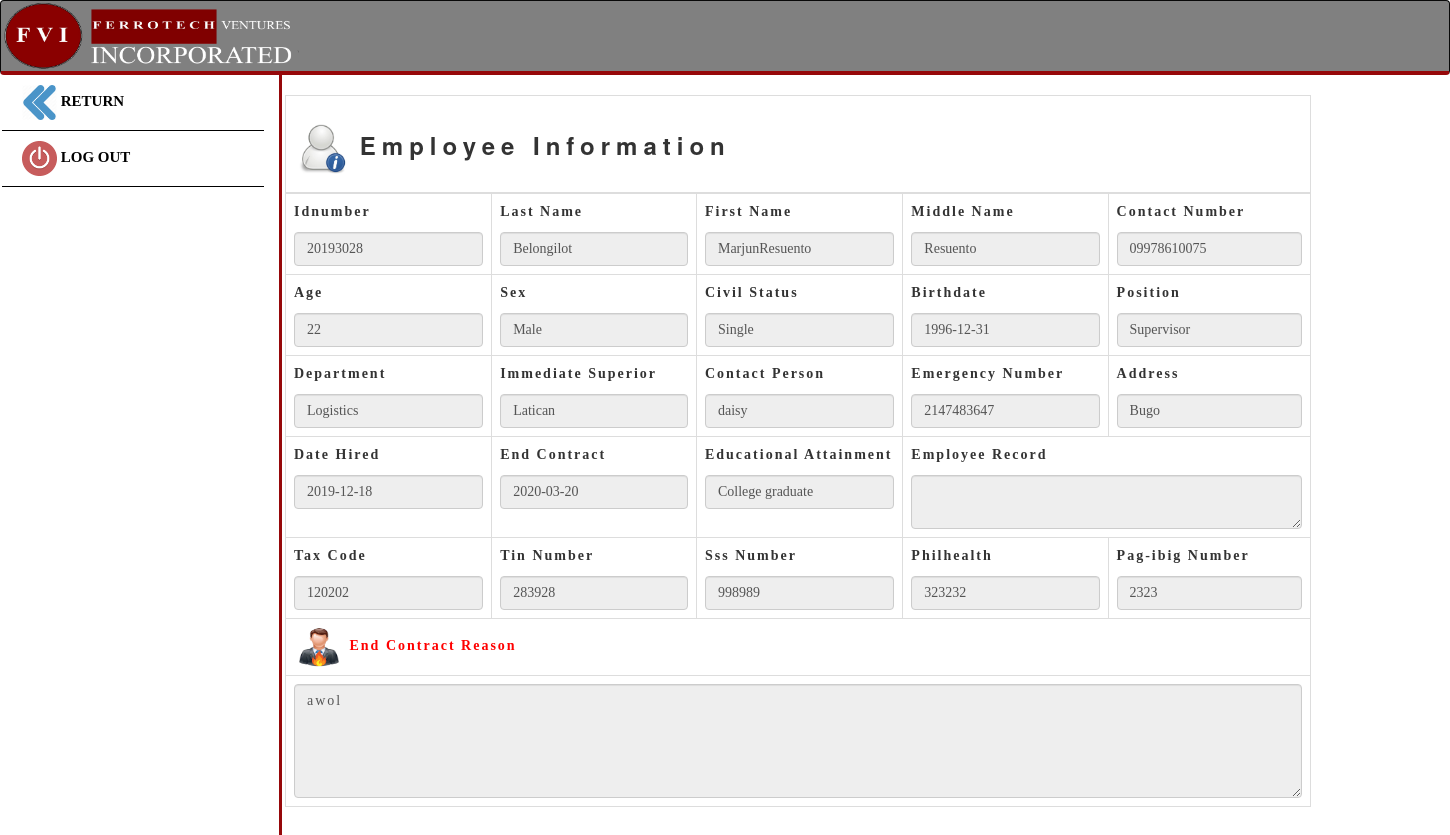
The page /endconview.php?id=20193028 (signed in) on the database its author committed.
### tables this page shows
CREATE TABLE `tbl_applicants` (
  `ID` int(11) NOT NULL,
  `a_id` text NOT NULL,
  `a_fname` varchar(26) NOT NULL,
  `a_lname` varchar(26) NOT NULL,
  `a_mname` varchar(26) NOT NULL,
  `a_gender` varchar(6) NOT NULL,
  `a_civilStatus` varchar(10) NOT NULL,
  `a_contactNumber` varchar(15) NOT NULL,
  `a_religion` varchar(100) NOT NULL,
  `a_birthday` date NOT NULL,
  `a_age` int(2) NOT NULL,
  `a_region` varchar(255) NOT NULL,
  `a_provine` varchar(255) NOT NULL,
  `a_city` varchar(255) NOT NULL,
  `a_brgy` varchar(255) NOT NULL,
  `a_education` varchar(255) NOT NULL,
  `a_masters` varchar(255) NOT NULL,
  `a_empRecords` varchar(255) NOT NULL,
  `a_dateApplied` date NOT NULL,
  `a_position` varchar(255) NOT NULL,
  `a_dateApproved` date NOT NULL,
  `a_status` text NOT NULL
);

CREATE TABLE `tbl_applicant_field` (
  `ID` int(11) NOT NULL,
  `a_id` text NOT NULL,
  `a_superior` varchar(255) NOT NULL,
  `a_department` varchar(255) NOT NULL,
  `a_contactPerson` varchar(26) NOT NULL,
  `a_contactPersonNum` int(11) NOT NULL,
  `a_tax` varchar(255) NOT NULL,
  `a_tin` varchar(255) NOT NULL,
  `a_sss` varchar(255) NOT NULL,
  `a_pagibin` varchar(255) NOT NULL,
  `a_philHealth` varchar(255) NOT NULL,
  `a_dateHired` date NOT NULL,
  `a_dateEnd` date NOT NULL
);

CREATE TABLE `tbl_end_contract` (
  `ID` int(11) NOT NULL,
  `a_id` text NOT NULL,
  `a_reason` text NOT NULL
);

### endconview.php (the view, shortened to what this page needs)
<?php
$id=$_GET['id'];
?>
<!DOCTYPE html>
<html>
  <head>
     <link rel="stylesheet" href="Bootstrap_Files/libs/bootstrap/css/bootstrap.min.css" />
     	<link rel="stylesheet" type="text/css" href="css/sidebar.css">
  </head>
<body>
<nav class="navbar navbar-inverse" style="background-color:gray;border-bottom:4px solid rgb(150, 8, 10);">
  <div class="container-fluid">
    <img style="margin-left: -1%;" src="images/header.png" width="300px" height="70px">
  </div>
</nav>
<div class="sidebar col-sm-12 col-md-12 col-lg-6" style="margin-top:-20px;font-family: 'Calibri'">
 	 <a style="text-decoration: none;">
    <a href="endcon_list.php" style="text-decoration: none;">
    <li><span><img src="images/RETURN.png" height="35px"></span> RETURN </li></a>
 	 <a type="button" data-toggle="modal" data-target="#logout" style="text-decoration: none;"><li><span><img src="images/off.png" height="35px"></span> LOG OUT</li></a>
</div>
	<?php
        $table_list_query = mysql_query("SELECT * from tbl_applicants where a_id = '$id'");
        $table_list_rows = mysql_fetch_array($table_list_query);
        $table_list_query_1 = mysql_query("SELECT * from tbl_applicant_field where a_id ='$id'");
		$table_list_rows_1 = mysql_fetch_array($table_list_query_1);
		$table_list_query_2 = mysql_query("SELECT * from tbl_end_contract where a_id ='$id'");
		$table_list_rows_2 = mysql_fetch_array($table_list_query_2);
    ?>
<form method="POST">
  <div class="container" style="margin-left:270px;>
    <div class="container" id="div-id-name" >
		<table class="table table-bordered" style="width:90%;">
 			<thead>
				<tr>
      				<th colspan="6" style="letter-spacing: 6px;">
      						<h3 style=" font-weight: bold; margin-left:3px;"><img src="images/emp_info.jpeg" height="50px" width="50px"> Employee Information </h3>
      				</th>
				</tr>
			</thead>
			<tbody>
				<tr style="font-family: oblique;">
					<td><p style="font-weight:bold;letter-spacing:2px">Idnumber</p><input class="form-control" type="text" name="idnumber" value="<?php echo $table_list_rows['a_id']; ?>" readonly></input></td>
					<td><p style="font-weight:bold;letter-spacing:2px">Last Name</p><input class="form-control" type="text" value="<?php echo $table_list_rows['a_lname']; ?>" readonly></input></td>
					<td><p style="font-weight:bold;letter-spacing:2px">First Name</p><input class="form-control" type="text" readonly name="firstname" value="<?php echo $table_list_rows['a_fname']; ?>" ></input></td>
					<td><p style="font-weight:bold;letter-spacing:2px">Middle Name</p><input class="form-control" type="text" name="middlename" value="<?php echo $table_list_rows['a_mname']; ?>" readonly></input></td>
						<td><p style="font-weight:bold;letter-spacing:2px">Contact Number</p><input class="form-control" type="text"  name="contactnum" value="<?php echo $table_list_rows['a_contactNumber']; ?>" readonly></input></td>
				</tr>
				<tr style="font-family: oblique;">
					<td><p style="font-weight:bold;letter-spacing:2px">Age</p><input class="form-control" type="text" name="age" value="<?php echo $table_list_rows['a_age']; ?>" readonly></input></td>
					<td><p style="font-weight:bold;letter-spacing:2px">Sex</p><input class="form-control" type="text"  name="sex" value="<?php echo $table_list_rows['a_gender']; ?>" readonly></input></td>
					<td><p style="font-weight:bold;letter-spacing:2px">Civil Status</p><input class="form-control" type="text" name="status" value="<?php echo $table_list_rows['a_civilStatus']; ?>" readonly></input></td>
					<td><p style="font-weight:bold;letter-spacing:2px">Birthdate</p><input class="form-control" type="text" name="birthday" value="<?php echo $table_list_rows['a_birthday']; ?>" readonly></input></td>
<td><p style="font-weight:bold;letter-spacing:2px">Position</p><input class="form-control" type="text" name="position" value="<?php echo $table_list_rows['a_position']; ?>" readonly></input></td>
				</tr>
				<tr style="font-family: oblique;">
					<td><p style="font-weight:bold;letter-spacing:2px">Department</p><input class="form-control" type="text" name="department" value="<?php echo $table_list_rows_1['a_department']; ?>" readonly></input></td>
					<td><p style="font-weight:bold;letter-spacing:2px">Immediate Superior</p><input class="form-control" type="text" name="immediatesuperior" value="<?php echo $table_list_rows_1['a_superior']; ?>" readonly></input></td>
					<td><p style="font-weight:bold;letter-spacing:2px">Contact Person</p><input class="form-control" type="text" name="contactperson" value="<?php echo $table_list_rows_1['a_contactPerson']; ?>" readonly></input></td>
					<td><p style="font-weight:bold;letter-spacing:2px">Emergency Number</p><input class="form-control" type="text" name="contactnumber" value="<?php echo $table_list_rows_1['a_contactPersonNum']; ?>" readonly></input></td>
					<td><p style="font-weight:bold;letter-spacing:2px">Address</p><input class="form-control" type="text" name="address" value="<?php echo $table_list_rows['a_brgy']; ?>" readonly></input></td>
				</tr>
				<tr style="font-family: oblique;">
					<td><p style="font-weight:bold;letter-spacing:2px">Date Hired</p><input class="form-control" type="text" name="datehired" value="<?php echo $table_list_rows_1['a_dateHired']; ?>" readonly></input></td>
					<td><p style="font-weight:bold;letter-spacing:2px">End Contract</p><input class="form-control" type="text" name="endcon" value="<?php echo $table_list_rows_1['a_dateEnd']; ?>" readonly></input></td>
					<td><p style="font-weight:bold;letter-spacing:2px">Educational Attainment</p><input class="form-control" type="text"  name="educationalattainment" value="<?php echo $table_list_rows['a_education']; ?>" readonly></input></td>
					<td colspan="2"><p style="font-weight:bold;letter-spacing:2px">Employee Record</p><textarea class="form-control" type="text"  name="employeerecord" readonly><?php echo $table_list_rows['a_empRecords']; ?></textarea></td>
				</tr>
				<tr style="font-family: oblique;">
					<td><p style="font-weight:bold;letter-spacing:2px">Tax Code</p><input class="form-control" type="text"  name="tax" value="<?php echo $table_list_rows_1['a_tax']; ?>" readonly></input></td>
					<td><p style="font-weight:bold;letter-spacing:2px">Tin Number</p><input class="form-control" type="text" name="tin" value="<?php echo $table_list_rows_1['a_tin']; ?>" readonly></input></td>
					<td><p style="font-weight:bold;letter-spacing:2px">Sss Number</p><input class="form-control" type="text" name="sss" value="<?php echo $table_list_rows_1['a_sss']; ?>" readonly></input></td>
					<td><p style="font-weight:bold;letter-spacing:2px">Philhealth</p><input class="form-control" type="text" name="philhealth" value="<?php echo $table_list_rows_1['a_philHealth']; ?>" readonly></input></td>
					<td><p style="font-weight:bold;letter-spacing:2px">Pag-ibig Number</p><input class="form-control" type="text"  name="pagibig" value="<?php echo $table_list_rows_1['a_pagibin']; ?>" readonly></input></td>
				</tr>
				<tr>
					<td colspan="6" style="letter-spacing:2px; font-weight: bold; color: red; font-family:'Calibri'"> <img src="images/endcon.png" width="50px" height="40px"> End Contract Reason</td>
				</tr>
				<tr>
					<td colspan="6" style="font-family: oblique;">
						<textarea name="endcon_reason" class="form-control" placeholder="Your reason here ..." rows="5" readonly ><?php echo $table_list_rows_2['a_reason'];?></textarea>
					</td>
				</tr>
				</form>
<br><br>
</body>
</html>

### css/sidebar.css (style rules this page uses)
body { margin: 0px 0px; padding: 0px 0px; }
* { margin: 0px 0px; padding: 0px 0px; }
.sidebar { background-color:white; border-right:solid rgb(150, 8, 10); margin-left: -8px; width: 20%; height: 1500px; }
li { font-weight: bold; list-style-type: none; color: black; padding: 10px 20px; border-bottom:1px solid black; font-family: oblique; font-size: 15px; margin-left: -5px; }

### endconview.php (style rules this page uses)
p,td,textarea { font-family: 'Calibri'; letter-spacing: 2px; }
li { font-family: 'Calibri'; }

### rows shown on the page
tbl_applicants: idnumber "20193028", a_lname "Belongilot", firstname "MarjunResuento", middlename "Resuento", contactnum "09978610075", age "22", sex "Male", status "Single", birthday "1996-12-31", position "Supervisor", address "Bugo", educationalattainment "College graduate"
tbl_applicant_field: department "Logistics", immediatesuperior "Latican", contactperson "daisy", contactnumber "2147483647", datehired "2019-12-18", endcon "2020-03-20", tax "120202", tin "283928", sss "998989", philhealth "323232", pagibig "2323"
tbl_end_contract: endcon_reason "awol"
